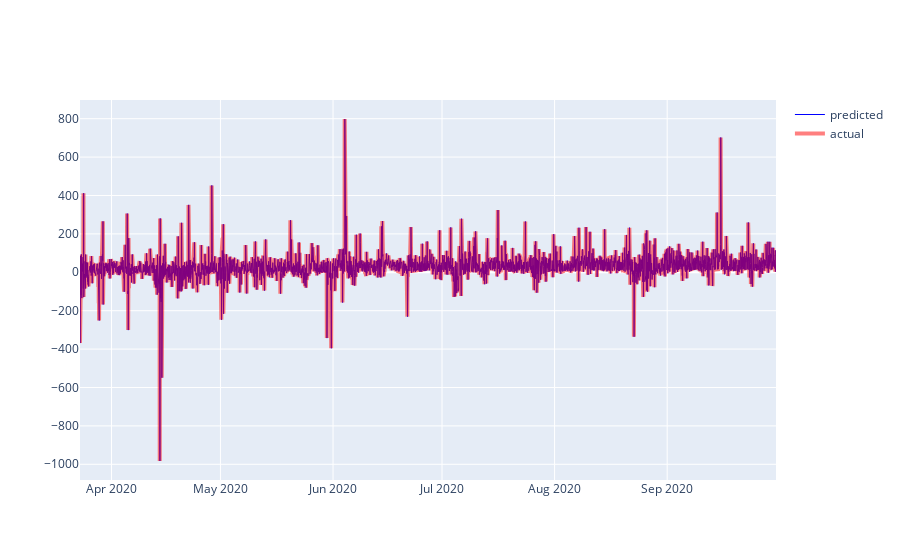

The notebook cell saved with this chart:
### Code cell
plot_forecast(test_2019)

### Figure 1 — Plotly figure (JSON) as saved in the notebook; plotly's stock layout.template omitted (floating-point values rounded to 4 significant figures; data arrays with more than 128 entries replaced by an {"elided": "..."} marker saying what was removed)
{"data": [{"line": {"color": "blue", "width": 1}, "name": "predicted", "type": "scatter", "x": {"elided": "4600 str values"}, "y": {"elided": "4600 float values"}}, {"line": {"color": "red", "width": 4}, "name": "actual", "opacity": 0.5, "type": "scatter", "x": {"elided": "4600 str values"}, "y": {"elided": "4600 float values"}}], "layout": {}}
